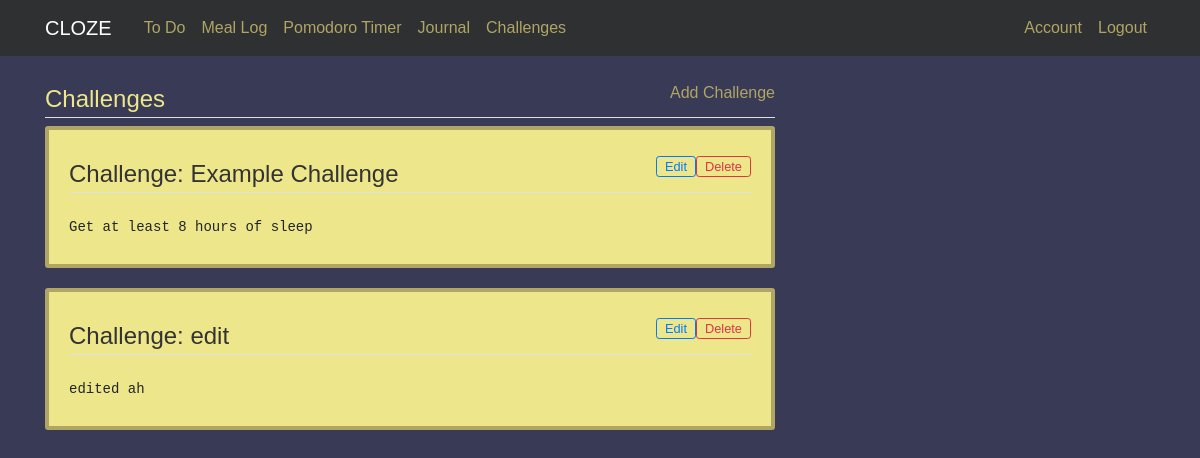
The app's page /challenges (signed in) with its own data.
### cloze/models.py (models this page shows)
class Challenge(db.Model):
    id = db.Column(db.Integer, primary_key=True)
    title = db.Column(db.String(256), index=True)
    description = db.Column(db.String(512), index=True)
    user_id = db.Column(db.Integer, db.ForeignKey('user.id'), nullable=False)

### cloze/routes.py (the view)
@app.route('/challenges')
def challenges():
    challenges = db.session.query(Challenge)
    return render_template('challenges.html', title = 'Challenges', challenges=challenges)

### cloze/models.py (called while the page is built)
@login_manager.user_loader
def load_user(userId):
    return User.query.get(int(userId))

### cloze/Templates/challenges.html
{% extends "layout.html" %}
{% block content %}
<div class="col-md-8">
    <div class="">
        <a style="float:right; vertical-align: bottom;" href="{{ url_for('new_challenges') }}">Add Challenge</a>
        <legend class="border-bottom mb-2" style="color: #ede68a;">Challenges</legend>
    </div>
    {% for challenge in challenges %}
        <div class="content-section">
            <div>
                <form action="{{ url_for('delete_challenge', id=challenge.id) }}" method="POST" >
                    <input align="right" class="btn btn-sm btn-outline-danger py-0" style="float: right; font-size: 0.8em;" type="submit" value="Delete">
                </form>
                <form action="{{ url_for('edit_challenge', id=challenge.id) }}" method="POST" >
                    <input align="right" class="btn btn-sm btn-outline-primary py-0" style="float: right; font-size: 0.8em;" type="submit" value="Edit">
                </form>
                <legend class="border-bottom mb-4">Challenge: {{challenge.title}}</legend>
            </div>
            <pre class="tab">{{challenge.description}}</pre>
        </div>
    {% endfor %}
</div>
{% endblock content %}

### cloze/static/css/main.css (style rules this page uses)
body { font-family: "Source Sans Pro", sans-serif; background: #383a56; color: #333333; margin-top: 5rem; }
a { color: #b0a565; }
legend { border-color: black; }
.content-section { background: #ede68a; padding: 10px 20px; border: 4px solid #b0a565; border-radius: 3px; margin-bottom: 20px; }

### records on screen
Challenge: title "Example Challenge", description "Get at least 8 hours of sleep"
Challenge: title "edit", description "edited ah"
